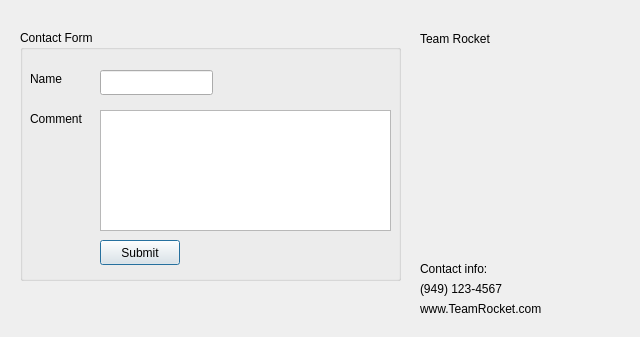
<?xml version="1.0" encoding="UTF-8"?>
<ui version="4.0">
 <class>ContactDialog</class>
 <widget class="QDialog" name="ContactDialog">
  <property name="geometry">
   <rect>
    <x>0</x>
    <y>0</y>
    <width>640</width>
    <height>337</height>
   </rect>
  </property>
  <property name="windowTitle">
   <string>Contact Window</string>
  </property>
  <widget class="QGroupBox" name="groupBox">
   <property name="geometry">
    <rect>
     <x>20</x>
     <y>30</y>
     <width>381</width>
     <height>251</height>
    </rect>
   </property>
   <property name="title">
    <string>Contact Form</string>
   </property>
   <widget class="QLabel" name="label">
    <property name="geometry">
     <rect>
      <x>10</x>
      <y>40</y>
      <width>54</width>
      <height>17</height>
     </rect>
    </property>
    <property name="text">
     <string>Name</string>
    </property>
   </widget>
   <widget class="QLineEdit" name="lineEdit">
    <property name="geometry">
     <rect>
      <x>80</x>
      <y>40</y>
      <width>113</width>
      <height>25</height>
     </rect>
    </property>
   </widget>
   <widget class="QLabel" name="label_2">
    <property name="geometry">
     <rect>
      <x>10</x>
      <y>80</y>
      <width>61</width>
      <height>17</height>
     </rect>
    </property>
    <property name="text">
     <string>Comment</string>
    </property>
   </widget>
   <widget class="QPushButton" name="pushButton_submit">
    <property name="geometry">
     <rect>
      <x>80</x>
      <y>210</y>
      <width>80</width>
      <height>25</height>
     </rect>
    </property>
    <property name="text">
     <string>Submit</string>
    </property>
   </widget>
   <widget class="QTextEdit" name="textEdit">
    <property name="geometry">
     <rect>
      <x>80</x>
      <y>80</y>
      <width>291</width>
      <height>121</height>
     </rect>
    </property>
   </widget>
  </widget>
  <widget class="QLabel" name="label_3">
   <property name="geometry">
    <rect>
     <x>420</x>
     <y>30</y>
     <width>81</width>
     <height>17</height>
    </rect>
   </property>
   <property name="text">
    <string>Team Rocket</string>
   </property>
  </widget>
  <widget class="QLabel" name="label_4">
   <property name="geometry">
    <rect>
     <x>420</x>
     <y>260</y>
     <width>81</width>
     <height>17</height>
    </rect>
   </property>
   <property name="text">
    <string>Contact info:</string>
   </property>
  </widget>
  <widget class="QLabel" name="label_5">
   <property name="geometry">
    <rect>
     <x>420</x>
     <y>280</y>
     <width>91</width>
     <height>17</height>
    </rect>
   </property>
   <property name="text">
    <string>(949) 123-4567</string>
   </property>
  </widget>
  <widget class="QLabel" name="label_6">
   <property name="geometry">
    <rect>
     <x>420</x>
     <y>300</y>
     <width>131</width>
     <height>17</height>
    </rect>
   </property>
   <property name="text">
    <string>www.TeamRocket.com</string>
   </property>
  </widget>
 </widget>
 <resources/>
 <connections/>
</ui>
